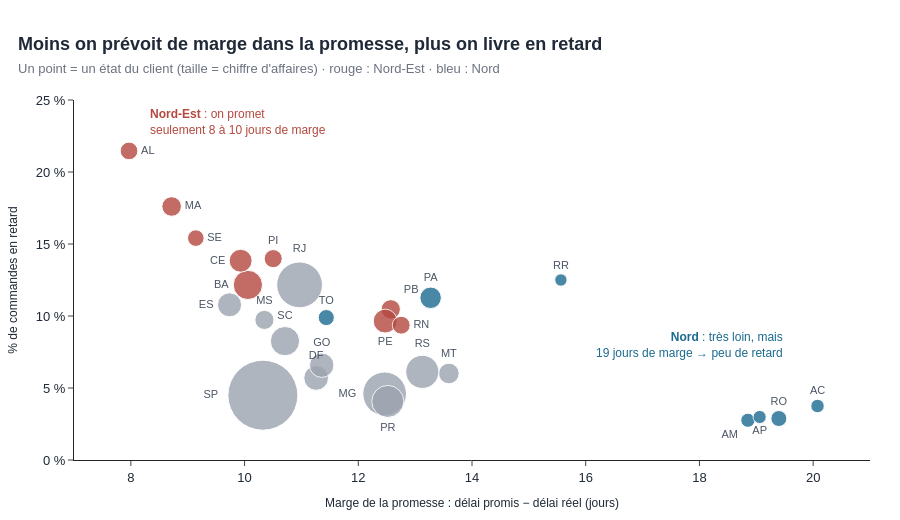

The code cell stored with this chart in its notebook:
### Code cell
# Q6 : la promesse de délai est-elle réaliste ? (un point = un état du client)

# 1) Indicateurs par état du client
etats = routes.groupby("customer_state").agg(
    region=("region_client", "first"),
    taux_retard=("en_retard", "mean"),
    promis=("delai_promis_j", "mean"),          # délai promis au client
    reel=("delai_livraison_j", "mean"),         # délai réel
    ca=("montant", "sum"),                      # chiffre d'affaires (R$)
    commandes=("order_id", "size"))
etats["taux_retard"] = etats["taux_retard"] * 100
etats["marge"] = etats["promis"] - etats["reel"]          # NOUVEAU CALCUL : la « marge de sécurité » de la promesse
etats = etats[etats["commandes"] >= 30]                   # états avec assez de commandes

print("Corrélation marge / retard :", round(etats["marge"].corr(etats["taux_retard"]), 2))

# 2) Taille des bulles = chiffre d'affaires ; couleur = région
etats["taille"]  = 10 + 60 * np.sqrt(etats["ca"] / etats["ca"].max())
etats["couleur"] = np.where(etats["region"] == "Nord-Est", ROUGE,
                   np.where(etats["region"] == "Nord", BLEU, GRIS))

# Position des étiquettes pour éviter les chevauchements (comme au TP1)
positions = {"SP": "middle left", "MG": "middle left", "PR": "bottom center", "ES": "middle left",
             "AL": "middle right", "MA": "middle right", "SE": "middle right", "CE": "middle left",
             "BA": "middle left", "PB": "top right", "RN": "middle right", "PE": "bottom center",
             "AM": "bottom left", "AP": "bottom center"}
etats["pos"] = [positions.get(e, "top center") for e in etats.index]

fig = go.Figure(go.Scatter(
    x=etats["marge"], y=etats["taux_retard"], mode="markers+text",
    text=etats.index, textposition=etats["pos"], textfont=dict(size=11, color=GRIS_FONCE),
    marker=dict(size=etats["taille"], color=etats["couleur"], opacity=0.8, line=dict(color="white", width=1)),
    customdata=np.stack([etats["region"], etats["promis"], etats["reel"], etats["ca"] / 1e6], axis=1),
    hovertemplate="<b>%{text}</b> (%{customdata[0]})<br>promis %{customdata[1]:.1f} j · livré en %{customdata[2]:.1f} j"
                  "<br>marge %{x:.1f} j<br>%{y:.1f} % en retard<br>CA %{customdata[3]:.2f} M R$<extra></extra>"))

fig.add_annotation(x=8.3, y=23.5, xanchor="left", align="left", showarrow=False, font=dict(size=12, color=ROUGE),
                   text="<b>Nord-Est</b> : on promet<br>seulement 8 à 10 jours de marge")
fig.add_annotation(x=19.5, y=8, xanchor="right", align="right", showarrow=False, font=dict(size=12, color=BLEU),
                   text="<b>Nord</b> : très loin, mais<br>19 jours de marge → peu de retard")

fig.update_xaxes(title=dict(text="Marge de la promesse : délai promis − délai réel (jours)", font=dict(size=12)), range=[7, 21])
fig.update_yaxes(title=dict(text="% de commandes en retard", font=dict(size=12)), ticksuffix=" %", range=[0, 25])
mise_en_forme(fig, "Moins on prévoit de marge dans la promesse, plus on livre en retard",
              "Un point = un état du client (taille = chiffre d'affaires) · rouge : Nord-Est · bleu : Nord", hauteur=520)
fig.show()

### Figure 1 — Plotly figure (JSON) as saved in the notebook; plotly's stock layout.template omitted (floating-point values rounded to 4 significant figures)
{"data": [{"customdata": [["Nord", 41.11, 21.04, 0.01958], ["Nord-Est", 32.49, 24.52, 0.0941], ["Nord", 45.28, 26.43, 0.02759], ["Nord", 46.24, 27.19, 0.01614], ["Nord-Est", 29.39, 19.34, 0.59], ["Nord-Est", 31.18, 21.25, 0.2645], ["Centre-Ouest", 24.21, 12.95, 0.3445], ["Sud-Est", 25.53, 15.79, 0.3151], ["Centre-Ouest", 26.99, 15.63, 0.3324], ["Nord-Est", 30.29, 21.57, 0.1466], ["Sud-Est", 24.46, 12.0, 1.81], ["Centre-Ouest", 25.99, 15.65, 0.1341], ["Centre-Ouest", 31.7, 18.1, 0.1807], ["Nord", 37.04, 23.77, 0.2106], ["Nord-Est", 32.96, 20.39, 0.1378], ["Nord-Est", 30.92, 18.45, 0.3073], ["Nord-Est", 29.99, 19.49, 0.1045], ["Sud", 24.5, 11.98, 0.7772], ["Sud-Est", 26.28, 15.31, 2.044], ["Nord-Est", 31.97, 19.21, 0.09983], ["Nord", 38.77, 19.37, 0.05697], ["Nord", 45.47, 29.91, 0.00897], ["Sud", 28.44, 15.31, 0.8559], ["Sud", 25.68, 14.97, 0.5906], ["Nord-Est", 30.61, 21.47, 0.06984], ["Sud-Est", 19.06, 8.742, 5.746], ["Nord", 29.13, 17.7, 0.05972]], "hovertemplate": "<b>%{text}</b> (%{customdata[0]})<br>promis %{customdata[1]:.1f} j · livré en %{customdata[2]:.1f} j<br>marge %{x:.1f} j<br>%{y:.1f} % en retard<br>CA %{customdata[3]:.2f} M R$<extra></extra>", "marker": {"color": ["#1B6A8F", "#B4483F", "#1B6A8F", "#1B6A8F", "#B4483F", "#B4483F", "#9CA3AF", "#9CA3AF", "#9CA3AF", "#B4483F", "#9CA3AF", "#9CA3AF", "#9CA3AF", "#1B6A8F", "#B4483F", "#B4483F", "#B4483F", "#9CA3AF", "#9CA3AF", "#B4483F", "#1B6A8F", "#1B6A8F", "#9CA3AF", "#9CA3AF", "#B4483F", "#9CA3AF", "#1B6A8F"], "line": {"color": "white", "width": 1}, "opacity": 0.8, "size": [13.5, 17.68, 14.16, 13.18, 29.23, 22.87, 24.69, 24.05, 24.43, 19.58, 43.67, 19.17, 20.64, 21.49, 19.29, 23.88, 18.09, 32.07, 45.79, 17.91, 15.97, 12.37, 33.16, 29.24, 16.61, 70.0, 16.12]}, "mode": "markers+text", "text": ["AC", "AL", "AM", "AP", "BA", "CE", "DF", "ES", "GO", "MA", "MG", "MS", "MT", "PA", "PB", "PE", "PI", "PR", "RJ", "RN", "RO", "RR", "RS", "SC", "SE", "SP", "TO"], "textfont": {"color": "#4B5563", "size": 11}, "textposition": ["top center", "middle right", "bottom left", "bottom center", "middle left", "middle left", "top center", "middle left", "top center", "middle right", "middle left", "top center", "top center", "top center", "top right", "bottom center", "top center", "bottom center", "top center", "middle right", "top center", "top center", "top center", "top center", "middle right", "middle left", "top center"], "type": "scatter", "x": [20.08, 7.968, 18.85, 19.06, 10.06, 9.931, 11.26, 9.736, 11.36, 8.717, 12.46, 10.35, 13.59, 13.27, 12.57, 12.47, 10.5, 12.52, 10.97, 12.76, 19.4, 15.56, 13.13, 10.71, 9.143, 10.32, 11.44], "y": [3.75, 21.46, 2.759, 2.985, 12.16, 13.84, 5.698, 10.78, 6.584, 17.61, 4.596, 9.728, 6.009, 11.26, 10.47, 9.647, 13.98, 4.068, 12.16, 9.362, 2.881, 12.5, 6.121, 8.255, 15.41, 4.5, 9.89]}], "layout": {"annotations": [{"align": "left", "font": {"color": "#B4483F", "size": 12}, "showarrow": false, "text": "<b>Nord-Est</b> : on promet<br>seulement 8 à 10 jours de marge", "x": 8.3, "xanchor": "left", "y": 23.5}, {"align": "right", "font": {"color": "#1B6A8F", "size": 12}, "showarrow": false, "text": "<b>Nord</b> : très loin, mais<br>19 jours de marge → peu de retard", "x": 19.5, "xanchor": "right", "y": 8}], "font": {"color": "#1F2937", "family": "Arial", "size": 13}, "height": 520, "margin": {"b": 50, "l": 60, "r": 30, "t": 100}, "separators": ", ", "showlegend": false, "title": {"font": {"size": 18}, "text": "<b>Moins on prévoit de marge dans la promesse, plus on livre en retard</b><br><span style='font-size:13px;color:#6B7280'>Un point = un état du client (taille = chiffre d'affaires) · rouge : Nord-Est · bleu : Nord</span>", "x": 0.02, "xanchor": "left"}, "width": 900, "xaxis": {"range": [7, 21], "title": {"font": {"size": 12}, "text": "Marge de la promesse : délai promis − délai réel (jours)"}}, "yaxis": {"range": [0, 25], "ticksuffix": " %", "title": {"font": {"size": 12}, "text": "% de commandes en retard"}}}}
